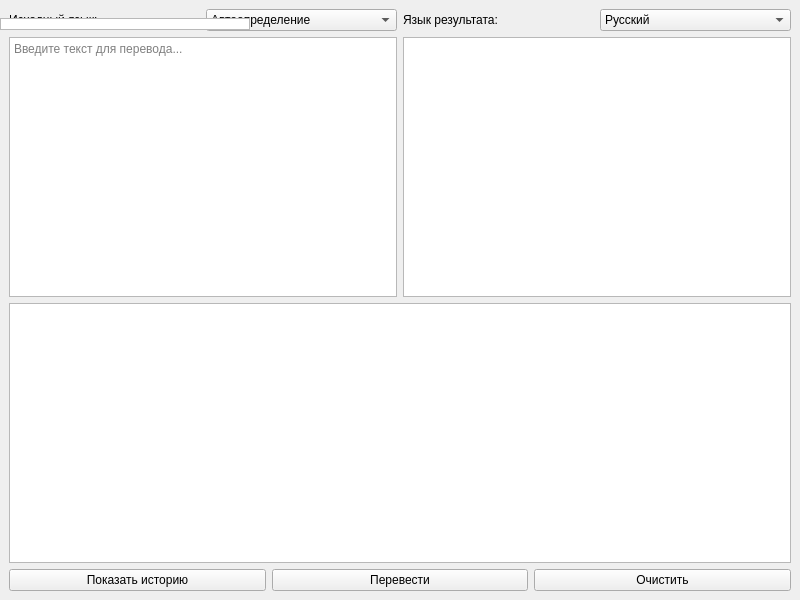
<?xml version="1.0" encoding="UTF-8"?>
<ui version="4.0">
 <class>MainWindow</class>
 <widget class="QMainWindow" name="MainWindow">
  <property name="geometry">
   <rect>
    <x>0</x>
    <y>0</y>
    <width>800</width>
    <height>600</height>
   </rect>
  </property>
  <property name="windowTitle">
   <string>Multilingual Translator</string>
  </property>
  <widget class="QWidget" name="centralWidget">
   <layout class="QVBoxLayout" name="contentLayout">
    <item>
     <layout class="QHBoxLayout" name="langLayout">
      <item>
       <widget class="QLabel" name="sourceLabel">
        <property name="text">
         <string>Исходный язык:</string>
        </property>
       </widget>
      </item>
      <item>
       <widget class="QComboBox" name="sourceLangCombo">
        <item>
         <property name="text">
          <string>Автоопределение</string>
         </property>
        </item>
        <item>
         <property name="text">
          <string>Русский</string>
         </property>
        </item>
        <item>
         <property name="text">
          <string>Английский</string>
         </property>
        </item>
       </widget>
      </item>
      <item>
       <widget class="QLabel" name="targetLabel">
        <property name="text">
         <string>Язык результата:</string>
        </property>
       </widget>
      </item>
      <item>
       <widget class="QComboBox" name="targetLangCombo">
        <item>
         <property name="text">
          <string>Русский</string>
         </property>
        </item>
        <item>
         <property name="text">
          <string>Английский</string>
         </property>
        </item>
       </widget>
      </item>
     </layout>
    </item>
    <item>
     <layout class="QHBoxLayout" name="textLayout">
      <item>
       <widget class="QPlainTextEdit" name="inputTextEdit">
        <property name="placeholderText">
         <string>Введите текст для перевода...</string>
        </property>
       </widget>
      </item>
      <item>
       <widget class="QTextBrowser" name="outputTextBrowser">
        <property name="readOnly">
         <bool>true</bool>
        </property>
       </widget>
      </item>
     </layout>
    </item>
    <item>
     <widget class="QListWidget" name="variantsList"/>
    </item>
    <item>
     <layout class="QHBoxLayout" name="buttonLayout">
      <item>
       <widget class="QPushButton" name="toggleHistoryButton">
        <property name="text">
         <string>Показать историю</string>
        </property>
       </widget>
      </item>
      <item>
       <widget class="QPushButton" name="translateButton">
        <property name="text">
         <string>Перевести</string>
        </property>
       </widget>
      </item>
      <item>
       <widget class="QPushButton" name="clearButton">
        <property name="text">
         <string>Очистить</string>
        </property>
       </widget>
      </item>
     </layout>
    </item>
   </layout>
   <widget class="QWidget" name="historyPanel">
    <property name="geometry">
     <rect>
      <x>0</x>
      <y>0</y>
      <width>250</width>
      <height>30</height>
     </rect>
    </property>
    <property name="minimumSize">
     <size>
      <width>250</width>
      <height>0</height>
     </size>
    </property>
    <property name="maximumSize">
     <size>
      <width>250</width>
      <height>16777215</height>
     </size>
    </property>
    <layout class="QVBoxLayout" name="historyPanelLayout">
     <item>
      <widget class="QLabel" name="historyLabel">
       <property name="text">
        <string/>
       </property>
      </widget>
     </item>
     <item>
      <widget class="QListWidget" name="historyList"/>
     </item>
    </layout>
   </widget>
  </widget>
 </widget>
 <resources/>
 <connections/>
</ui>
